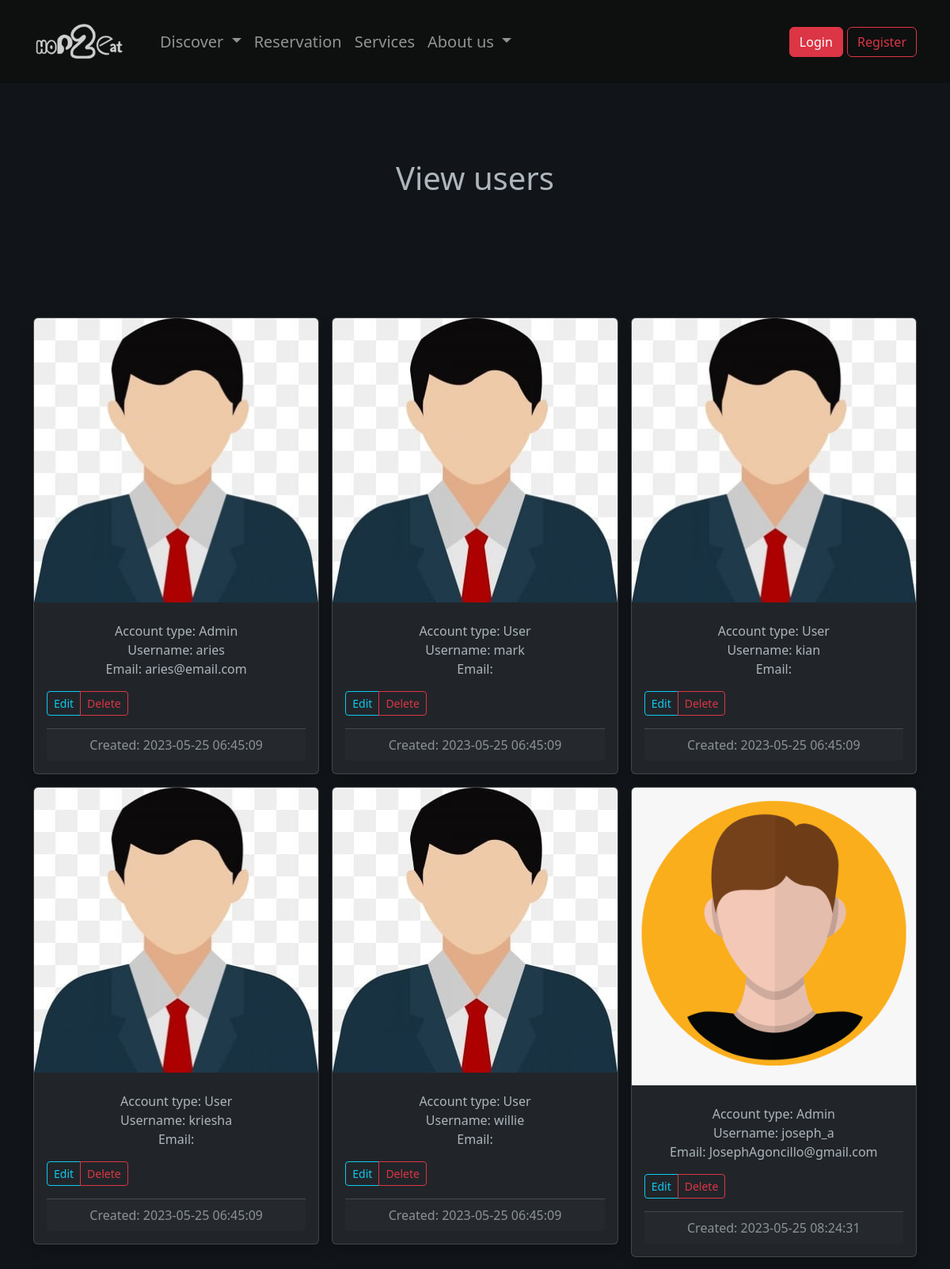
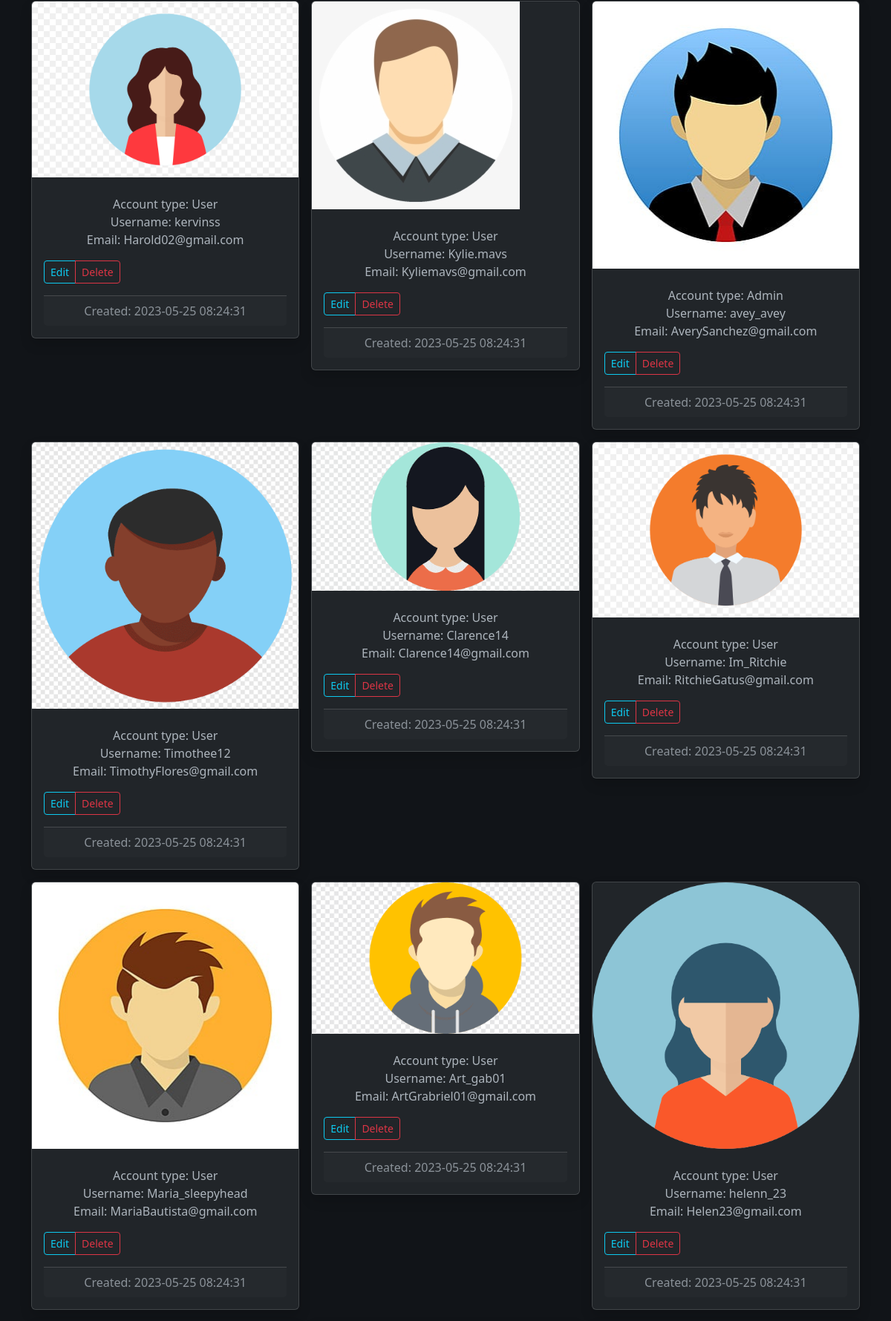
The app's page /pages/admin/view_user.php (upper part) with its own data (2 pictures, top to bottom).
### tables this page shows
CREATE TABLE account (
    id INT PRIMARY KEY not null AUTO_INCREMENT,
    username VARCHAR(50) NOT NULL UNIQUE,
    email VARCHAR(255),
    password VARCHAR(255) NOT NULL,
    first_name VARCHAR(50),
    last_name VARCHAR(50),
    profileImage VARCHAR(255),
     
    account_type TINYINT(1) DEFAULT 0,
     
    active TINYINT(1) DEFAULT 1,
    created_at TIMESTAMP DEFAULT CURRENT_TIMESTAMP,
    updated_at TIMESTAMP DEFAULT CURRENT_TIMESTAMP ON UPDATE CURRENT_TIMESTAMP
);

### pages/admin/view_user.php (the view, shortened to what this page needs)
<?php
  $imagesDefaultDirectory = "../../Assets/images/userImages/";
  require_once "../../Assets/phpFunctions/dbConnect.php";
  $sql = "SELECT id,username, email, CONCAT(last_name, ', ', first_name), profileImage, account_type, created_at FROM account";
  $result = $conn->query($sql);
?>
<!DOCTYPE html>
<html lang="en">
<head>
  <link rel="stylesheet" href="../../Assets/css/style.css"/>
</head>
<body class = "custom-dark-dark-bg" data-bs-theme = "dark">
<main>
  <?php require_once "../../Assets/navbar-footer/navbar.php"?>
  <section class="py-5 text-center container">
    <div class="row py-lg-5">
      <div class="col-lg-6 col-md-8 mx-auto">
        <h1 class="fw-light">View users</h1>
      </div>
    </div>
  </section>
  <div class="album py-5">
    <div class="container">
      <div class="row row-cols-1 row-cols-sm-2 row-cols-md-3 g-3">
        <?php
          while($row = $result->fetch_assoc())
          {
            $profileImage = $row['profileImage'];
            if(is_null($profileImage))
            {
              $profileImage = "defaultAvatar.jpg";
            }
          ?>
            <div class="col">
              <div class="card overflow-hidden rounded shadow">
                <div class="card-top overflow-hidden">
                  <img src="<?php echo $imagesDefaultDirectory . $profileImage?>" alt="" class="img-fluid">
                </div>
                <div class="card-body text-center">
                  <p class="card-text">
                    Account type:
                    <?php
                    if($row['account_type'] == 1)
                    {
                      echo "Admin";
                    }
                    else
                    {
                      echo "User";
                    }?>
                    <br>
                    Username: <?php echo $row['username'];?>
                    <br>
                    Email: <?php echo $row['email'];?>
                  </p>
                  <div class="mb-3 d-flex align-items-end">
                    <div class="btn-group">
                      <button type="button" class="btn btn-sm btn-outline-info">Edit</button>
                      <button type="button" class="btn btn-sm btn-outline-danger">Delete</button>
                    </div>
                  </div>
                  <div class="card-footer text-body-secondary">
                    Created: <?php echo $row['created_at']?>
                  </div>
                </div>
              </div>
            </div>
        <?php
          }
        ?>
      </div>
    </div>
  </div>
</main>
  </body>
</html>

### Assets/navbar-footer/navbar.php (shortened to what this page needs)
<?php
    $current_file = basename( $_SERVER['PHP_SELF']);
    $pages_user = array("find_something.php", "cuisine.php", "reservation.php", "service.php", "about_us.php", "login.php", "register.php","profile.php", "logout.php", "search.php", "faqs.php", "review.php", "search_cuisine.php", "payment.php", "history_review.php");
    $pages_admin = array("add_restaurant.php", "view_user.php");
    if(in_array($current_file, $pages_user))
    {
        $index_page_directory = "../";
        $user_page_directory = "./";
        $admin_page_directory = "admin/";
        $logo_directory = "../Assets/images/homepage/";
        $profile_directory = "../Assets/images/userImages/";
    }
    else if(in_array($current_file, $pages_admin))
    {
        $index_page_directory =  "../../";
        $user_page_directory = "../";
        $logo_directory = "../../Assets/images/homepage/";
    }
    else
    {
        $index_page_directory = "./";
        $user_page_directory = "pages/";
        $admin_page_directory = "pages/admin/";
        $logo_directory = "Assets/images/homepage/";
        $profile_directory = "Assets/images/userImages/";
    }
?>
<?php
    if(isset($_SESSION['username']))
    {
        if($_SESSION['account_type'] == FALSE)
        {
            require_once "navbars/user.php";
        }
        else
        {
            require_once "navbars/admin.php";
        }
    }
    else
    {
        require_once "navbars/guest.php";
    }
?>

### Assets/navbar-footer/navbars/guest.php (shortened to what this page needs)
<nav class="navbar sticky-md-top navbar-expand-lg navbar-dark text-light navbar-footer-color" data-bs-theme="dark">
      <div class="container fs-5 class">
          <a class="navbar-brand" href="<?php echo $index_page_directory?>index.php">
              <img src="<?php echo $logo_directory?>logo-white.png"
              class = "navbar-brand"
              alt="">
          </a>
          <div class="collapse navbar-collapse" id="navbarSupportedContent">
              <ul class="navbar-nav me-auto mb-2 mb-lg-0">
              <li class="nav-item dropdown">
                  <a class="nav-link dropdown-toggle" href="#" id="navbarDropdown" role="button" data-bs-toggle="dropdown" aria-expanded="false">
                  Discover
                  </a>
              </li>
              <li class="nav-item">
                  <a class="nav-link" href="<?php echo $user_page_directory?>reservation.php">Reservation</a>
              </li>
              <li class="nav-item">
                  <a class="nav-link" href="<?php echo $user_page_directory?>service.php">Services</a>
              </li>
              <li class="nav-item dropdown">
                    <a class="nav-link dropdown-toggle" href="#" id="about_us_dropdown" role="button" data-bs-toggle="dropdown" aria-expanded="false">
                    About us
                    </a>
                </li>
              </ul>
          </div>
          <div class="align-items-middle">
              <button type="button" class="btn btn-danger"><a href="<?php echo $user_page_directory?>login.php" class = "nav-link">Login</a></button>
              <button type="button" class="btn btn-outline-danger"><a href="<?php echo $user_page_directory?>register.php" class = "nav-link">Register</a></button>
          </div>
      </div>
  </nav>

### Assets/css/style.css (style rules this page uses)
.custom-dark-dark-bg { background-color: #111418; }
.navbar-footer-color { background-color:#0E0F0F !important; }

### records on screen
account: account_type "Admin", username "aries", email "aries@email.com", created_at "2023-05-25 06:45:09"
account: account_type "User", username "mark", created_at "2023-05-25 06:45:09"
account: account_type "User", username "kian", created_at "2023-05-25 06:45:09"
account: account_type "User", username "kriesha", created_at "2023-05-25 06:45:09"
account: account_type "User", username "willie", created_at "2023-05-25 06:45:09"
account: profileImage (picture), account_type "Admin", username "joseph_a", email "JosephAgoncillo@gmail.com", created_at "2023-05-25 08:24:31"
account: profileImage (picture), account_type "User", username "kervinss", email "Harold02@gmail.com", created_at "2023-05-25 08:24:31"
account: profileImage (picture), account_type "User", username "Kylie.mavs", email "Kyliemavs@gmail.com", created_at "2023-05-25 08:24:31"
account: profileImage (picture), account_type "Admin", username "avey_avey", email "AverySanchez@gmail.com", created_at "2023-05-25 08:24:31"
account: profileImage (picture), account_type "User", username "Timothee12", email "TimothyFlores@gmail.com", created_at "2023-05-25 08:24:31"
account: profileImage (picture), account_type "User", username "Clarence14", email "Clarence14@gmail.com", created_at "2023-05-25 08:24:31"
account: profileImage (picture), account_type "User", username "Im_Ritchie", email "RitchieGatus@gmail.com", created_at "2023-05-25 08:24:31"
account: profileImage (picture), account_type "User", username "Maria_sleepyhead", email "MariaBautista@gmail.com", created_at "2023-05-25 08:24:31"
account: profileImage (picture), account_type "User", username "Art_gab01", email "ArtGrabriel01@gmail.com", created_at "2023-05-25 08:24:31"
account: profileImage (picture), account_type "User", username "helenn_23", email "Helen23@gmail.com", created_at "2023-05-25 08:24:31"
